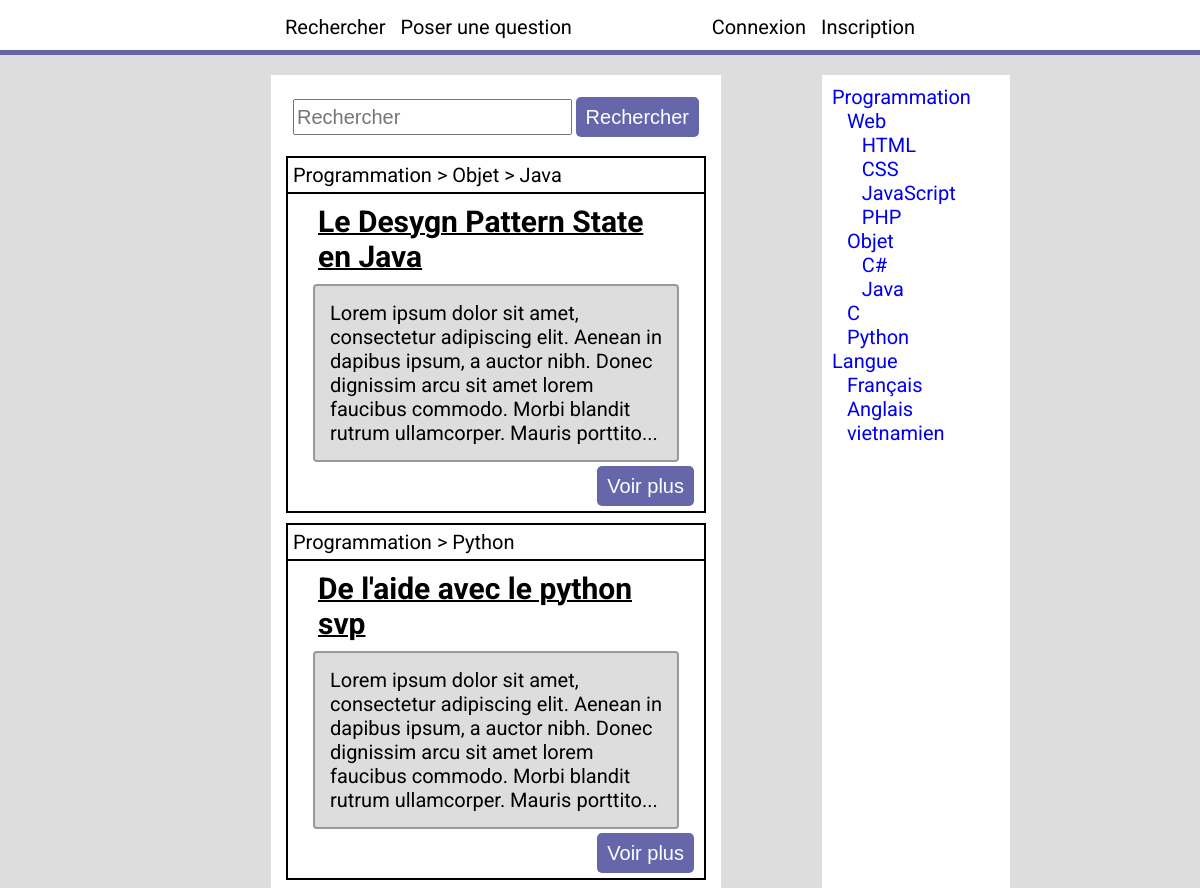
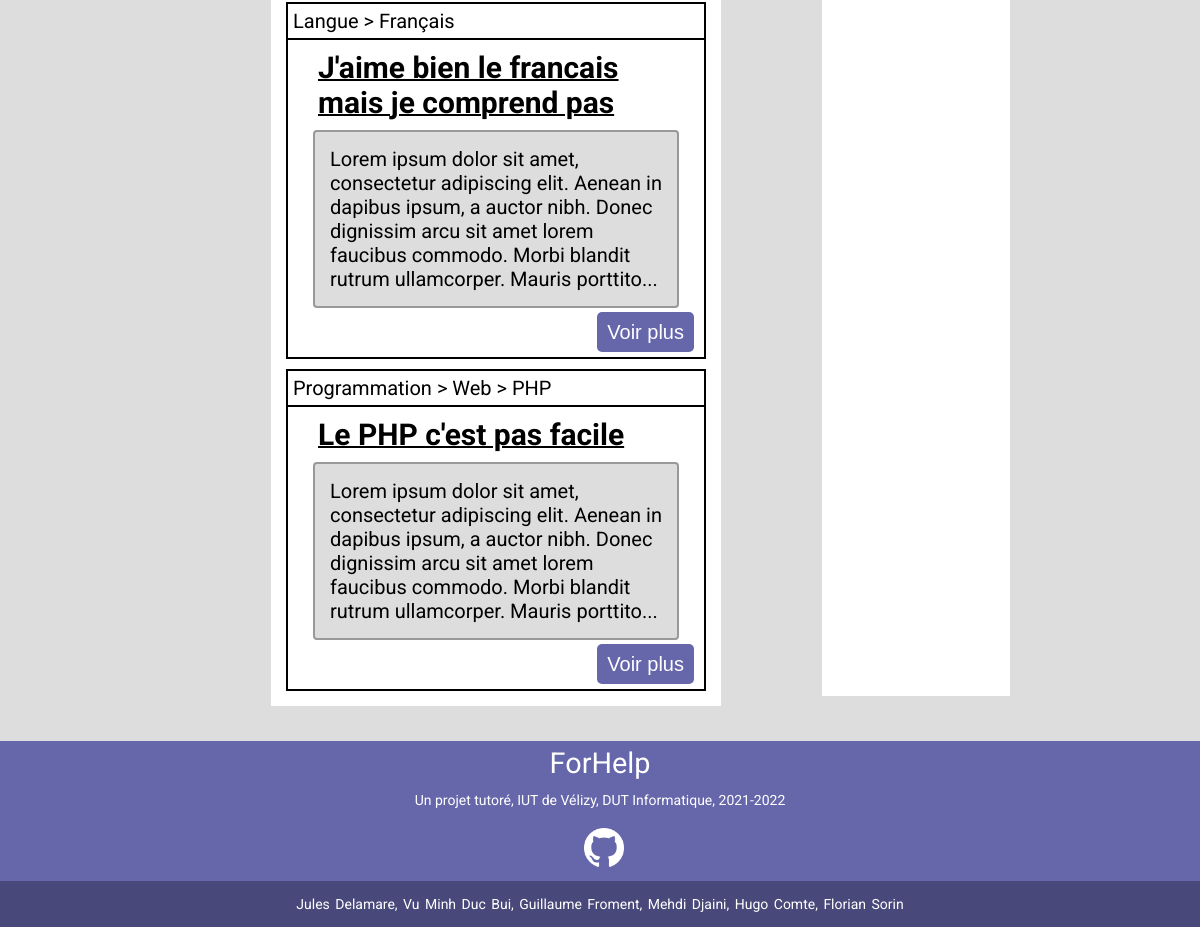
The page / on the database its author committed (2 pictures, top to bottom).
### tables this page shows
create table IF NOT EXISTS posts (
    postid int PRIMARY KEY NOT NULL AUTO_INCREMENT,
    title varchar(512) NOT NULL,
    text varchar(16384) NOT NULL,
    categoryid int,
    userid int,
    FOREIGN KEY (categoryid) REFERENCES categories(categoryid) ON DELETE CASCADE,
    FOREIGN KEY (userid) REFERENCES users(userid) ON DELETE CASCADE
);

create table IF NOT EXISTS categories (
    categoryid int PRIMARY KEY NOT NULL AUTO_INCREMENT,
    name varchar(100) NOT NULL,
    description varchar(500),
    parent int DEFAULT NULL,
    FOREIGN KEY (parent) REFERENCES categories(categoryid) ON DELETE CASCADE
);

### data/functions.php (called while the page is built, shortened)
<?php
    function getCategoryArbo($connexion,$id){
        $string = "";
        for($i=0;$i<10 && $id;$i++){
            $req="SELECT name,parent from categories where categoryid = ?";
            $stmt = mysqli_prepare($connexion, $req);
            mysqli_stmt_bind_param($stmt, "i", $id);
            mysqli_stmt_execute($stmt);
            $result = mysqli_stmt_get_result($stmt);
            foreach($result as $ligne) $cat = $ligne;
            $id = $cat["parent"];
            $string = " > " . $cat["name"] . $string;
        }
        return substr($string,3);
    }
    function getCatList($connexion){
        $req = "SELECT categoryid,name,parent FROM categories";
        $result = mysqli_query($connexion, $req) or die('erreur');
        $result = mysqli_fetch_all($result);
        return getCatListRec($result,NULL,0);
    }
    function getCatListRec($result,$parent,$profondeur){
        $cats = array();
        foreach($result as $ligne){
            if($ligne[2]==$parent){
                array_push($cats,array($ligne[0],$ligne[1],$profondeur));
                $sons = getCatListRec($result,$ligne[0],$profondeur+1);
                foreach($sons as $value){
                    array_push($cats,$value);
                }
            }
        }
        return $cats;
    }
?>

### index.php (the view, shortened to what this page needs)
<!DOCTYPE html>
<html lang="fr">
    <head>
            <link href="styles/style.css" rel="stylesheet"/>
            <link href="styles/index.css" rel="stylesheet"/>
    </head>
    <body>
        <?php include "data/navbar.php";?>
        <div class="page">
            <main>
                <div id="search_fil">
                    <form action="index.php" method="GET">
                        <table>
                            <tr>
                                <td><input type="text" name="search" placeholder="Rechercher"></td>
                                <td id="search_td_right"><input type="submit"value="Rechercher" id="submit"></td>
                        </table>
                    </form>
                </div>
                <?php
                include 'data/functions.php';
                include 'data/db_login.php';
                $connexion=mysqli_connect($host,$login,$mdp,$bdd) or die("connexion impossible");
                if(isset($_GET["search"])){
                    $bd_get = "SELECT * FROM posts where title like ? or text like ? order by postid ASC; ";
                    $search = "%".$_GET["search"]."%";
                    $stmt = mysqli_prepare($connexion, $bd_get);
                    mysqli_stmt_bind_param($stmt, "ss",$search,$search);
                    mysqli_stmt_execute($stmt);
                    $result = mysqli_stmt_get_result($stmt);
                    mysqli_stmt_close($stmt);
                }else{
                    $bd_get = "SELECT * FROM posts ORDER BY postid DESC";
                    $result = mysqli_query($connexion, $bd_get) or die('erreur');
                }
                    if(isset($_GET['id'])) {
                        $id =$_GET['id'] ;
                        $bd_get = "SELECT * FROM posts WHERE categoryid=? ORDER BY postid DESC";
                        $stmt = mysqli_prepare($connexion, $bd_get);
                        mysqli_stmt_bind_param($stmt, "i",$id);
                        mysqli_stmt_execute($stmt);
                        $result = mysqli_stmt_get_result($stmt);
                        mysqli_stmt_close($stmt);
                        while($ligne = mysqli_fetch_array($result, MYSQLI_ASSOC)){
                            echo " <div class='index'>
                                        <div class='arbo'>" .getCategoryArbo($connexion, $_GET['id']). "</div>
                                        <h3>" .$ligne['title']. "</h3>";
                            if(strlen($ligne["text"])>=200){
                                echo "<p>" .substr($ligne['text'],0,200). "...</p>";
                            }else{
                                echo "<p>" .$ligne['text']. "</p>";
                            }
                            echo "</br>
                                <a href='post.php?post=".$ligne["postid"]."'><button class='voirplus'>Voir plus</button></a>
                            </div>";
                        }
                    }else{
                        while($ligne = mysqli_fetch_array($result, MYSQLI_ASSOC)){
                            echo " <div class='index'>
                                        <div class='arbo'>" .getCategoryArbo($connexion, $ligne['categoryid']). "</div>
                                        <h3>" .$ligne['title']. "</h3>";
                            if(strlen($ligne["text"])>=200){
                                echo "<p>" .substr($ligne['text'],0,200). "...</p>";
                            }else{
                                echo "<p>" .$ligne['text']. "</p>";
                            }
                            echo "</br>
                                <a href='post.php?post=".$ligne["postid"]."'><button class='voirplus'>Voir plus</button></a>
                            </div>";
                        }
                    }
                ?>
            </main>
            <sidebar>
                    <?php
                    include 'data/db_login.php';
                    $connexion=mysqli_connect($host,$login,$mdp,$bdd) or die("connexion impossible");
                    $catlist = getCatList($connexion);
                    foreach($catlist as $cat){
                        if(isset($_GET["search"])){
                            echo "<a href='index.php?search=".$_GET["search"]."&id=".$cat[0]."'>";
                            for($i=0;$i<$cat[2];$i++){
                                echo"&#160;&#160;&#160;";
                            }
                            echo $cat[1]."</a><br/>";
                        }else{
                            echo "<a href='index.php?id=".$cat[0]."'>";
                            echo $cat[1]."</a><br/>";
                        }
                    }
                    ?>
            </div>
      <footer>
            <?php include 'data/footer.php';?>
      </footer>
    </body>
</html>

### data/navbar.php (shortened to what this page needs)
<nav>
    <div id="nav_left">
        <a href="index.php">Rechercher</a>
        <a href="writepost.php">Poser une question</a>
    </div>
    <?php
        if(isset($_SESSION["connected"])){
            echo "<div id='nav_right'>
                    <a href='account.php?user=me'>Mon Compte</a>
                    <a href='flux.php'>Fil d'actualité</a>
                </div>
                <div id='nav_disconnect'>
                    <a href='logout.php'>Déconnexion</a>
                </div>";
        }else{
            echo "<div id='nav_right'>
                    <a href='connection.php'>Connexion</a>
                    <a href='inscription.php'>Inscription</a>
                </div>";
        }
    ?>
</nav>
<div id="navseparator"></div>
<div id="blank_repos"></div>

### data/footer.php (shortened to what this page needs)
<!DOCTYPE html>
<html lang="en">
<head>
    <link href="styles/footer.css" rel="stylesheet"/>
</head>
<body>
    <footer>
        <div class="content">
            <h4>ForHelp</h4>
            <p>Un projet tutoré, IUT de Vélizy, DUT Informatique, 2021-2022</p>
            <ul class='source'>
                <li><a href='https://github.com/Foword5/forhelp'><img src="data/img/GitHub-Mark-Light-64px.png" class='source-git'></a></li>
            </ul>
        </div>
        <div class='bottom'>
            <p>Jules Delamare, Vu Minh Duc Bui, Guillaume Froment, Mehdi Djaini, Hugo Comte, Florian Sorin</p>
        </div>
    </footer>
</body>
</html>

### styles/style.css (style rules this page uses)
body, textarea { font-family: 'Roboto', sans-serif; font-size: 20px; }
main { width: 50%; margin: 10px auto 0 auto; padding: 15px; background-color: white; }
body { background-color: #DDD; margin: 0; }
input, textarea { accent-color: #6667ab; }
button, input[type="submit"] { border-radius: 5px; height: 40px; font-size: 15px; background-color: #6667ab; color: white; border: 0; transition: 200ms; font-size: 20px; padding: 0 10px 0 10px; }
nav { background-color: white; padding: 15px calc(25% + 15px) 10px calc(25% - 15px); height: 30px; position: fixed; width: 100%; top: 0; z-index:1; display: flex; }
#navseparator { background-color: #6667ab; width: 100%; height: 5px; top: 50px; position: fixed; z-index:1; }
#blank_repos { height: 50px; width: 100%; }
#nav_right { position: fixed; right: calc(25% - 15px); }
#nav_right * { margin-left: 10px; }
#nav_left * { margin-right: 10px; }
nav a { text-decoration: none; color: black; }
footer { margin-top: 20px; }

### styles/index.css (style rules this page uses)
.index { border: 2px solid black; font-size: 20px; margin: 10px auto 0 auto; padding: 15px; background-color: white; position: relative; }
.arbo { border: 2px solid black; margin: -17px -17px 0 -17px; padding: 5px; }
h3 { margin: 10px 15px 0 15px; font-size: 30px; text-decoration: underline; text-decoration-thickness: 2px; }
.voirplus { position: absolute; right: 10px; bottom: 5px; }
.index p { margin: 10px; border: 2px solid #999; background-color: #DDD; padding: 15px; border-radius :4px; }
#search_fil table { width: 100%; }
#search_fil input[type="text"] { height: 30px; font-size: 20px; }
#search_fil input { width: 100%; }
#search_fil td { padding: 5px; }
#search_td_right { width: 20%; }
sidebar { background-color: white; width: 20%; margin: 10px; padding: 10px; }
.page { width: 70%; margin: auto; padding: 15px; display: flex; }
sidebar a { text-decoration: none; }

### styles/footer.css (style rules this page uses)
footer { background: #6667ab; color: #fff; bottom: 0; }
.content { display: flex; align-items: center; flex-direction: column; text-align: center; }
.content h4 { font-size: 1.8rem; font-weight: 400; text-transform: capitalize; margin-top: 5px; margin-bottom: 8px; }
.content p { max-width: 500px; margin: 0.1px auto; margin-top: 4px; font-size: 14px; }
.source { list-style: none; display: flex; align-items: center; justify-content: center; margin-right: 33px; margin-bottom: 8px; }
img { width: 40px; height: 40px; }
.bottom { text-align: center; background: #48497a; padding: 1px 0; }
.bottom p { font-size: 14px; word-spacing: 2px; text-transform: capitalize; }

### rows shown on the page
posts: categoryid "Programmation > Objet > Java", title "Le Desygn Pattern State en Java", text "Lorem ipsum dolor sit amet, consectetur adipiscing elit. Aenean in dapibus ipsum, a auctor nibh. Donec dignissim arcu sit amet lorem faucibus commodo. Morbi blandit rutrum ullamcorper. Mauris porttito"
posts: categoryid "Programmation > Python", title "De l'aide avec le python svp", text "Lorem ipsum dolor sit amet, consectetur adipiscing elit. Aenean in dapibus ipsum, a auctor nibh. Donec dignissim arcu sit amet lorem faucibus commodo. Morbi blandit rutrum ullamcorper. Mauris porttito"
posts: categoryid "Langue > Français", title "J'aime bien le francais mais je comprend pas", text "Lorem ipsum dolor sit amet, consectetur adipiscing elit. Aenean in dapibus ipsum, a auctor nibh. Donec dignissim arcu sit amet lorem faucibus commodo. Morbi blandit rutrum ullamcorper. Mauris porttito"
posts: categoryid "Programmation > Web > PHP", title "Le PHP c'est pas facile", text "Lorem ipsum dolor sit amet, consectetur adipiscing elit. Aenean in dapibus ipsum, a auctor nibh. Donec dignissim arcu sit amet lorem faucibus commodo. Morbi blandit rutrum ullamcorper. Mauris porttito"
categories: name "Programmation"
categories: name "Web"
categories: name "HTML"
categories: name "CSS"
categories: name "JavaScript"
categories: name "PHP"
categories: name "Objet"
categories: name "Java"
categories: name "C"
categories: name "Python"
categories: name "Langue"
categories: name "Français"
categories: name "Anglais"
categories: name "vietnamien"

### other values the page prints
$cat[1] "C#"
